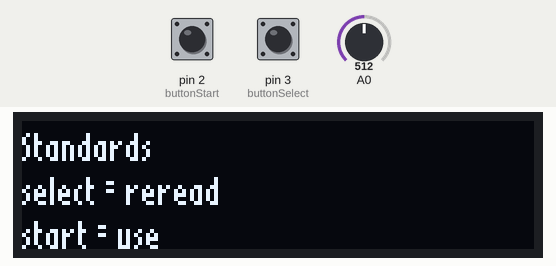
This sketch was run on a simulated Arduino Uno, built with avr-gcc and run on an emulated ATmega328P. Parts: 128×32 one-colour display. Inputs (shaded band) come from the test bench; at power-on: pin 2 (buttonStart) HIGH, pin 3 (buttonSelect) HIGH, A0 = 512. What the sketch prints to the serial monitor is not drawn.

Above: at 3.1 s.
3.2 s: pin 2 (buttonStart) pulled LOW for 0.15 s
At 3.6 s:
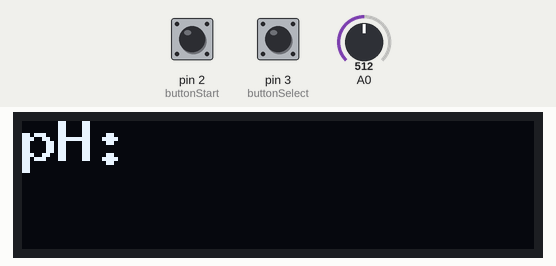
At 6.9 s:
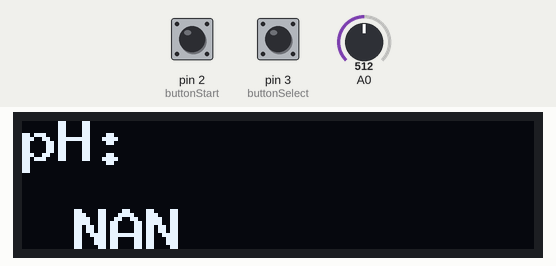
Timing chart, 0 to 8.4 s (numbered marks = the images above; inputs shaded):
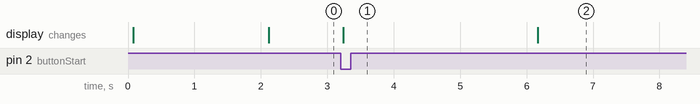

The sketch:

pH.ino
```cpp
#include <Wire.h>
#include <math.h>
#include <EEPROM.h>
// #include <RTClib.h>
#include <U8g2lib.h>

U8G2_SSD1306_128X32_UNIVISION_F_SW_I2C u8g2(U8G2_R2, /* clock=*/ SCL, /* data=*/ SDA, /* reset=*/ U8X8_PIN_NONE);   // Adafruit Feather ESP8266/32u4 Boards + FeatherWing OLED

// const int ph_meter = A0;
// const int temp_meter = A1;
const int buttonStart = 2;
const int buttonSelect = 3;
// RTC_DS3231 rtc;

bool readSTD = true;

const int line1 = 10;
const int line2 = 21;
const int line3 = 32;

struct stds_obj {
  int ph4;
  int ph7;
  int ph10;
};

void processStandards() {
    u8g2.setFont(u8g2_font_6x13B_tf);
    int tmp_ph4;
    int tmp_ph7;
    int tmp_ph10;

    if (readSTD) {
        // EEPROM.put(0, rtc.now());
        // EEPROM.put(0, 1);
        u8g2.clearBuffer();
        u8g2.drawStr(5, line1, "Insert standard ");
        u8g2.drawStr(35, line2, "pH=4");
        u8g2.drawStr(5, line3, "click start.");
        u8g2.sendBuffer();
        while (digitalRead(buttonStart) == HIGH) {
            // wait
        }
        if (digitalRead(buttonStart) == LOW) {
            // EEPROM.put(1, measureIntensity());
            tmp_ph4 = measureIntensity();
            delay(200);
        }
        u8g2.clearBuffer();
        u8g2.drawStr(5, line1, "Insert standard ");
        u8g2.drawStr(35, line2, "pH=7");
        u8g2.drawStr(5, line3, "click start.");
        u8g2.sendBuffer();
        while (digitalRead(buttonStart) == HIGH) {
            // wait
        }
        if (digitalRead(buttonStart) == LOW) {
            // EEPROM.put(2, measureIntensity());
            tmp_ph7 = measureIntensity();
            delay(200);
        }
        u8g2.clearBuffer();
        u8g2.drawStr(5, line1, "Insert standard ");
        u8g2.drawStr(35, line2, "pH=10");
        u8g2.drawStr(5, line3, "click start.");
        u8g2.sendBuffer();
        while (digitalRead(buttonStart) == HIGH) {
            // wait
        }
        if (digitalRead(buttonStart) == LOW) {
            // EEPROM.put(3, measureIntensity());
            tmp_ph10 = measureIntensity();
            delay(200);
        }
    }

    stds_obj stds = {
      tmp_ph4,
      tmp_ph7,
      tmp_ph10
    };

    EEPROM.put(0, stds);

    u8g2.clearBuffer();
    u8g2.setFont(u8g2_font_9x15B_tf);
  	u8g2.drawStr(18, line2, "STD read!");
    delay(2000);
  	u8g2.sendBuffer();
}

// float measureIntensity(int pin_in) {
float measureIntensity() {
    float sumReadings = 0;
    int numReadings = 12;

    for (int i = 0; i < numReadings; i++) {
        int rawValue = analogRead(A0);
        sumReadings += rawValue;
        delay(200);
    }

    float average = sumReadings / numReadings;

    return average;
}

class LinearRegression {
private:
    double a, b;

public:
    LinearRegression() : a(0.0), b(0.0) {}

    // Fit function to perform linear regression
    void fit(double x[], double y[], int n) {
        // Calculate mean of x and y
        double mean_x = 0.0, mean_y = 0.0;
        for (int i = 0; i < n; ++i) {
            mean_x += x[i];
            mean_y += y[i];
        }
        mean_x /= n;
        mean_y /= n;

        // Calculate coefficients a and b of the linear regression equation
        double numerator = 0.0, denominator = 0.0;
        for (int i = 0; i < n; ++i) {
            numerator += (x[i] - mean_x) * (y[i] - mean_y);
            denominator += (x[i] - mean_x) * (x[i] - mean_x); // Square the difference
        }
        a = numerator / denominator;
        b = mean_y - a * mean_x;
    }

    // Predict function to predict y value given an x value
    double predict(double x) {
        return a * x + b;
    }

    // Getters for coefficients
    double getA() const { return a; }
    double getB() const { return b; }
};

LinearRegression lr;

void setup() {
    Serial.begin(9600);
    Serial.println("Starting");

    pinMode(buttonStart, INPUT_PULLUP);
    pinMode(buttonSelect, INPUT_PULLUP);

    // Set welcome screen
    u8g2.begin();
    u8g2.setFont(u8g2_font_9x15B_tf);
  	u8g2.drawStr(0, line1, "SemiQuant.com");
  	u8g2.drawStr(0, line3, "phat Head");
  	u8g2.sendBuffer();
    u8g2.setFont(u8g2_font_squeezed_r7_tr);

    delay(2000);

    // if (!rtc.begin()) {
    //     Serial.println("Couldn't find RTC");
    //     Serial.flush();
    //     while (1) delay(10);
    // }

    // if (rtc.lostPower()) {
    //     Serial.println("RTC lost power, let's set the time!");
    //     rtc.adjust(DateTime(F(__DATE__), F(__TIME__)));
    // }

    // Serial.println("cust started");
    // DateTime sdt_date;
    // EEPROM.get(0, sdt_date);
    // bool std_stored = sdt_date > 255; // != 0 or error 225
    // DateTime currentTime = rtc.now();
    // bool std_stored = true;
    // int daysPassed = 20;

    // u8g2.clearBuffer();
    // if (std_stored) {
    //   // int daysPassed = currentTime.day() - sdt_date.day();
    //   u8g2.drawStr(0, line1, (String(F("Days since cal: ")) + String(daysPassed)).c_str());
    // 	u8g2.drawStr(0, line2, "select=reread ");
    //   u8g2.drawStr(0, line3, "start=use");
    // } else {
    // 	u8g2.drawStr(0, line1, "STD not read!");
    // 	u8g2.drawStr(0, line2, "select=read stds");
    //   u8g2.drawStr(0, line3, "start=use defaults");
    // }
    // u8g2.sendBuffer();

    u8g2.clearBuffer();
    u8g2.drawStr(0, line1, "Standards");
    u8g2.drawStr(0, line2, "select = reread");
    u8g2.drawStr(0, line3, "start = use");
    u8g2.sendBuffer();

    // int std_store;
    // EEPROM.get(0, std_store);
    // bool std_stored = std_store == 1;

  while (digitalRead(buttonSelect) == HIGH && digitalRead(buttonStart) == HIGH) {
    // Do nothing, just wait
    delay(100);
  }

    if (digitalRead(buttonSelect) == LOW) {
        processStandards();
    }
    // else if (digitalRead(buttonStart) == LOW && !std_stored) {
    //       // EEPROM.put(1, 633);
    //       // EEPROM.put(2, 529);
    //       // EEPROM.put(3, 424);
    //       stds_obj stds = {
    //         633,
    //         529,
    //         424
    //       };
    //       EEPROM.put(0, stds);
    // }else{
    //     // started = true;
    // }
        // get curve
        // int pH4;
        // int pH7;
        // int pH10;

        stds_obj read_stds;
        EEPROM.get(0, read_stds);

        // EEPROM.get(1, pH4);
        // EEPROM.get(2, pH7);
        // EEPROM.get(3, pH10);

        // u8g2.refreshDisplay();
        u8g2.clearBuffer();
        u8g2.setFont(u8g2_font_9x15B_tf);
    	  u8g2.drawStr(0, line1, "pH:");
    	  u8g2.sendBuffer();

        // Sample data
        double x[] = { read_stds.ph4, read_stds.ph7, read_stds.ph10 };
        double y[] = { 4, 7, 10 };
        int n = sizeof(x) / sizeof(x[0]);

        // Fit the data
        lr.fit(x, y, n);

        delay(500);
}

void loop() {
    u8g2.clearBuffer();
    u8g2.setFont(u8g2_font_9x15B_tf);
    u8g2.drawStr(0, line1, "pH:");

    // int int_reading;
    // int pH4;
    // int pH7;
    // int pH10;

    int pH_read = measureIntensity();
    Serial.println(pH_read);
    double predicted_pH = lr.predict(pH_read);

    // bool paused = false;
    // while (!paused) {
        u8g2.clearBuffer();
        u8g2.setFont(u8g2_font_9x15B_tf);
        u8g2.drawStr(0, line1, "pH:");

        // if (digitalRead(buttonStart) == LOW) {
        //     paused = true;
        // }

        if (predicted_pH < 3 || predicted_pH > 12) {
              u8g2.drawStr(0, line2, "Caution");
              u8g2.drawStr(0, line3, String(predicted_pH).c_str());
        } else {
            // lcd.print(String(predicted_pH));
            u8g2.drawStr(4, line3, String(predicted_pH).c_str());
        }
        // u8g2.drawStr(0, line3, ("Ambient temp: " + String(rtc.getTemperature())).c_str());
        u8g2.sendBuffer();
        delay(500);
    // }

    // while (digitalRead(buttonStart) == LOW) {
    //     paused = false;
    // }
}
```

Measured:
- after the input at 3.2 s, the display: changes at once (image 1)
